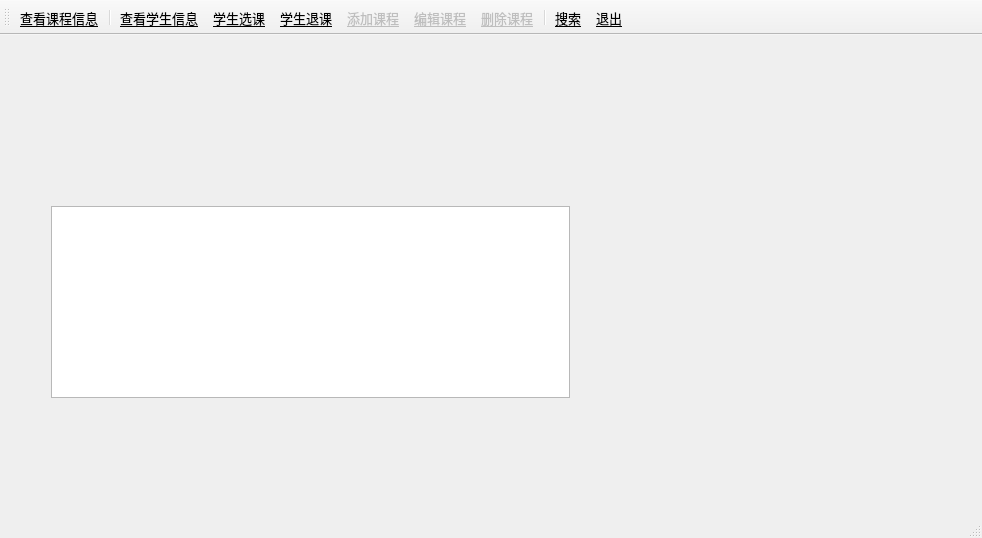
<?xml version="1.0" encoding="UTF-8"?>
<ui version="4.0">
 <class>MainWindow</class>
 <widget class="QMainWindow" name="MainWindow">
  <property name="geometry">
   <rect>
    <x>0</x>
    <y>0</y>
    <width>982</width>
    <height>538</height>
   </rect>
  </property>
  <property name="font">
   <font>
    <family>宋体</family>
    <pointsize>10</pointsize>
   </font>
  </property>
  <property name="windowTitle">
   <string>学生管理系统</string>
  </property>
  <widget class="QWidget" name="centralWidget">
   <widget class="QWidget" name="widget" native="true">
    <property name="geometry">
     <rect>
      <x>40</x>
      <y>160</y>
      <width>541</width>
      <height>214</height>
     </rect>
    </property>
    <layout class="QHBoxLayout" name="horizontalLayout">
     <item>
      <widget class="QTableView" name="tableView">
       <property name="styleSheet">
        <string notr="true">alternate-background-color: rgb(211, 249, 248);</string>
       </property>
       <property name="editTriggers">
        <set>QAbstractItemView::NoEditTriggers</set>
       </property>
       <property name="selectionMode">
        <enum>QAbstractItemView::SingleSelection</enum>
       </property>
       <property name="selectionBehavior">
        <enum>QAbstractItemView::SelectRows</enum>
       </property>
       <attribute name="horizontalHeaderDefaultSectionSize">
        <number>75</number>
       </attribute>
      </widget>
     </item>
    </layout>
   </widget>
  </widget>
  <widget class="QStatusBar" name="statusBar"/>
  <widget class="QToolBar" name="mainToolBar">
   <property name="font">
    <font>
     <family>黑体</family>
     <pointsize>10</pointsize>
     <underline>true</underline>
    </font>
   </property>
   <property name="toolButtonStyle">
    <enum>Qt::ToolButtonTextUnderIcon</enum>
   </property>
   <attribute name="toolBarArea">
    <enum>TopToolBarArea</enum>
   </attribute>
   <attribute name="toolBarBreak">
    <bool>false</bool>
   </attribute>
   <addaction name="actOpenDB"/>
   <addaction name="separator"/>
   <addaction name="action_2"/>
   <addaction name="action_3"/>
   <addaction name="action_4"/>
   <addaction name="actRecInsert"/>
   <addaction name="actRecEdit"/>
   <addaction name="actRecDelete"/>
   <addaction name="separator"/>
   <addaction name="action"/>
   <addaction name="actQuit"/>
  </widget>
  <action name="actOpenDB">
   <property name="icon">
    <iconset resource="res.qrc">
     <normaloff>:/images/images/open3.bmp</normaloff>:/images/images/open3.bmp</iconset>
   </property>
   <property name="text">
    <string>查看课程信息</string>
   </property>
   <property name="toolTip">
    <string>打开数据</string>
   </property>
   <property name="font">
    <font>
     <family>黑体</family>
     <pointsize>10</pointsize>
     <underline>true</underline>
    </font>
   </property>
  </action>
  <action name="actQuit">
   <property name="icon">
    <iconset resource="res.qrc">
     <normaloff>:/images/images/exit.bmp</normaloff>:/images/images/exit.bmp</iconset>
   </property>
   <property name="text">
    <string>退出</string>
   </property>
   <property name="toolTip">
    <string>退出</string>
   </property>
   <property name="font">
    <font>
     <family>黑体</family>
     <pointsize>10</pointsize>
     <underline>true</underline>
    </font>
   </property>
  </action>
  <action name="actRecInsert">
   <property name="enabled">
    <bool>false</bool>
   </property>
   <property name="icon">
    <iconset resource="res.qrc">
     <normaloff>:/images/images/306.bmp</normaloff>:/images/images/306.bmp</iconset>
   </property>
   <property name="text">
    <string>添加课程</string>
   </property>
   <property name="toolTip">
    <string>插入记录</string>
   </property>
   <property name="font">
    <font>
     <family>黑体</family>
     <pointsize>10</pointsize>
     <underline>true</underline>
    </font>
   </property>
  </action>
  <action name="actRecDelete">
   <property name="enabled">
    <bool>false</bool>
   </property>
   <property name="icon">
    <iconset resource="res.qrc">
     <normaloff>:/images/images/delete1.bmp</normaloff>:/images/images/delete1.bmp</iconset>
   </property>
   <property name="text">
    <string>删除课程</string>
   </property>
   <property name="toolTip">
    <string>删除记录</string>
   </property>
   <property name="font">
    <font>
     <family>黑体</family>
     <pointsize>10</pointsize>
     <underline>true</underline>
    </font>
   </property>
  </action>
  <action name="actRecEdit">
   <property name="enabled">
    <bool>false</bool>
   </property>
   <property name="icon">
    <iconset resource="res.qrc">
     <normaloff>:/images/images/812.bmp</normaloff>:/images/images/812.bmp</iconset>
   </property>
   <property name="text">
    <string>编辑课程</string>
   </property>
   <property name="toolTip">
    <string>编辑记录</string>
   </property>
   <property name="font">
    <font>
     <family>黑体</family>
     <pointsize>10</pointsize>
     <underline>true</underline>
    </font>
   </property>
  </action>
  <action name="actSQLtest">
   <property name="icon">
    <iconset resource="res.qrc">
     <normaloff>:/images/images/322.bmp</normaloff>:/images/images/322.bmp</iconset>
   </property>
   <property name="text">
    <string>SQL测试</string>
   </property>
   <property name="font">
    <font>
     <family>黑体</family>
     <pointsize>10</pointsize>
     <underline>true</underline>
    </font>
   </property>
  </action>
  <action name="action">
   <property name="icon">
    <iconset>
     <selectedon>:/images/images/00.JPG</selectedon>
    </iconset>
   </property>
   <property name="text">
    <string>搜索</string>
   </property>
   <property name="toolTip">
    <string>输入编号查找对应学号</string>
   </property>
   <property name="font">
    <font>
     <family>黑体</family>
     <pointsize>10</pointsize>
     <underline>true</underline>
    </font>
   </property>
   <property name="menuRole">
    <enum>QAction::NoRole</enum>
   </property>
  </action>
  <action name="action_2">
   <property name="icon">
    <iconset resource="res.qrc">
     <normaloff>:/images/images/open3.bmp</normaloff>:/images/images/open3.bmp</iconset>
   </property>
   <property name="text">
    <string>查看学生信息</string>
   </property>
   <property name="toolTip">
    <string>学生信息</string>
   </property>
   <property name="menuRole">
    <enum>QAction::TextHeuristicRole</enum>
   </property>
  </action>
  <action name="action_3">
   <property name="icon">
    <iconset resource="res.qrc">
     <normaloff>:/images/images/704.bmp</normaloff>:/images/images/704.bmp</iconset>
   </property>
   <property name="text">
    <string>学生选课</string>
   </property>
   <property name="toolTip">
    <string>选课</string>
   </property>
   <property name="menuRole">
    <enum>QAction::TextHeuristicRole</enum>
   </property>
  </action>
  <action name="action_4">
   <property name="icon">
    <iconset resource="res.qrc">
     <normaloff>:/images/images/706.bmp</normaloff>:/images/images/706.bmp</iconset>
   </property>
   <property name="text">
    <string>学生退课</string>
   </property>
   <property name="toolTip">
    <string>退课</string>
   </property>
   <property name="menuRole">
    <enum>QAction::TextHeuristicRole</enum>
   </property>
  </action>
 </widget>
 <layoutdefault spacing="6" margin="11"/>
 <resources>
  <include location="res.qrc"/>
 </resources>
 <connections>
  <connection>
   <sender>actQuit</sender>
   <signal>triggered()</signal>
   <receiver>MainWindow</receiver>
   <slot>close()</slot>
   <hints>
    <hint type="sourcelabel">
     <x>-1</x>
     <y>-1</y>
    </hint>
    <hint type="destinationlabel">
     <x>274</x>
     <y>184</y>
    </hint>
   </hints>
  </connection>
 </connections>
</ui>
